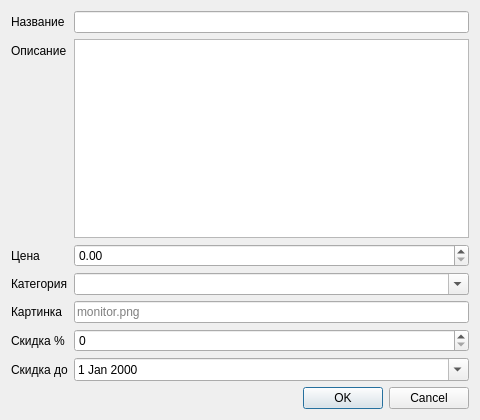
<?xml version="1.0" encoding="UTF-8"?>
<ui version="4.0">
 <class>ProductDialog</class>
 <widget class="QDialog" name="ProductDialog">
  <property name="geometry"><rect><x>0</x><y>0</y><width>480</width><height>420</height></rect></property>
  <property name="windowTitle"><string>Товар</string></property>
  <layout class="QVBoxLayout" name="verticalLayout">
   <item><layout class="QFormLayout" name="formLayout">
    <item row="0" column="0"><widget class="QLabel" name="labelName"><property name="text"><string>Название</string></property></widget></item>
    <item row="0" column="1"><widget class="QLineEdit" name="lineEditName"/></item>
    <item row="1" column="0"><widget class="QLabel" name="labelDescription"><property name="text"><string>Описание</string></property></widget></item>
    <item row="1" column="1"><widget class="QPlainTextEdit" name="plainTextEditDescription"/></item>
    <item row="2" column="0"><widget class="QLabel" name="labelPrice"><property name="text"><string>Цена</string></property></widget></item>
    <item row="2" column="1"><widget class="QDoubleSpinBox" name="doubleSpinBoxPrice"><property name="decimals"><number>2</number></property><property name="maximum"><double>999999.000000000000000</double></property></widget></item>
    <item row="3" column="0"><widget class="QLabel" name="labelCategory"><property name="text"><string>Категория</string></property></widget></item>
    <item row="3" column="1"><widget class="QComboBox" name="comboBoxCategory"><property name="editable"><bool>true</bool></property></widget></item>
    <item row="4" column="0"><widget class="QLabel" name="labelImage"><property name="text"><string>Картинка</string></property></widget></item>
    <item row="4" column="1"><widget class="QLineEdit" name="lineEditImage"><property name="placeholderText"><string>monitor.png</string></property></widget></item>
    <item row="5" column="0"><widget class="QLabel" name="labelDiscount"><property name="text"><string>Скидка %</string></property></widget></item>
    <item row="5" column="1"><widget class="QSpinBox" name="spinBoxDiscount"><property name="minimum"><number>0</number></property><property name="maximum"><number>99</number></property></widget></item>
    <item row="6" column="0"><widget class="QLabel" name="labelDiscountDate"><property name="text"><string>Скидка до</string></property></widget></item>
    <item row="6" column="1"><widget class="QDateEdit" name="dateEditDiscount"><property name="calendarPopup"><bool>true</bool></property></widget></item>
   </layout></item>
   <item><widget class="QDialogButtonBox" name="buttonBox"><property name="orientation"><enum>Qt::Horizontal</enum></property><property name="standardButtons"><set>QDialogButtonBox::Cancel|QDialogButtonBox::Ok</set></property></widget></item>
  </layout>
 </widget>
 <resources/>
 <connections/>
</ui>
